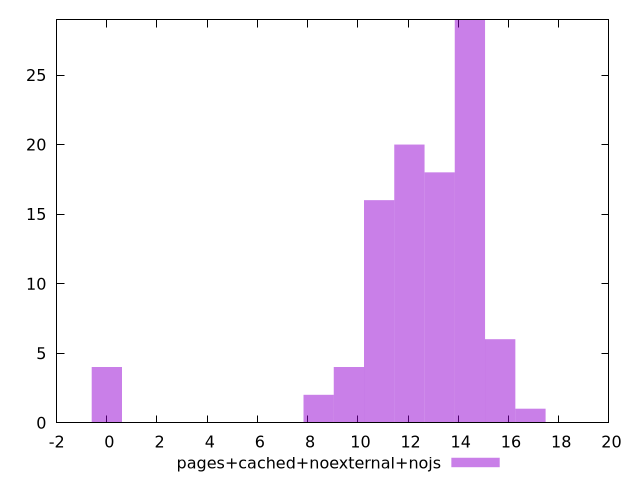

Recreate this plot in gnuplot.
$_pagesCachedNoexternalNojs <<EOF
13.258886893995 18
10.848180185995908 16
8.437473477996818 2
9.642826831996363 4
14.464240247994544 29
12.053533539995453 20
15.66959360199409 6
0 4
16.874946955993636 1
EOF
set key outside below
set terminal pngcairo
set output "report_00005_2020-11-02T22-26-11.212Z/render-blocking-resources/pages+cached+noexternal+nojs//raw_hist.png"
set yrange [0:29]
set boxwidth 1.2053533539995454
set style fill transparent solid 0.5 noborder
plot $_pagesCachedNoexternalNojs title "pages+cached+noexternal+nojs" with boxes ,
